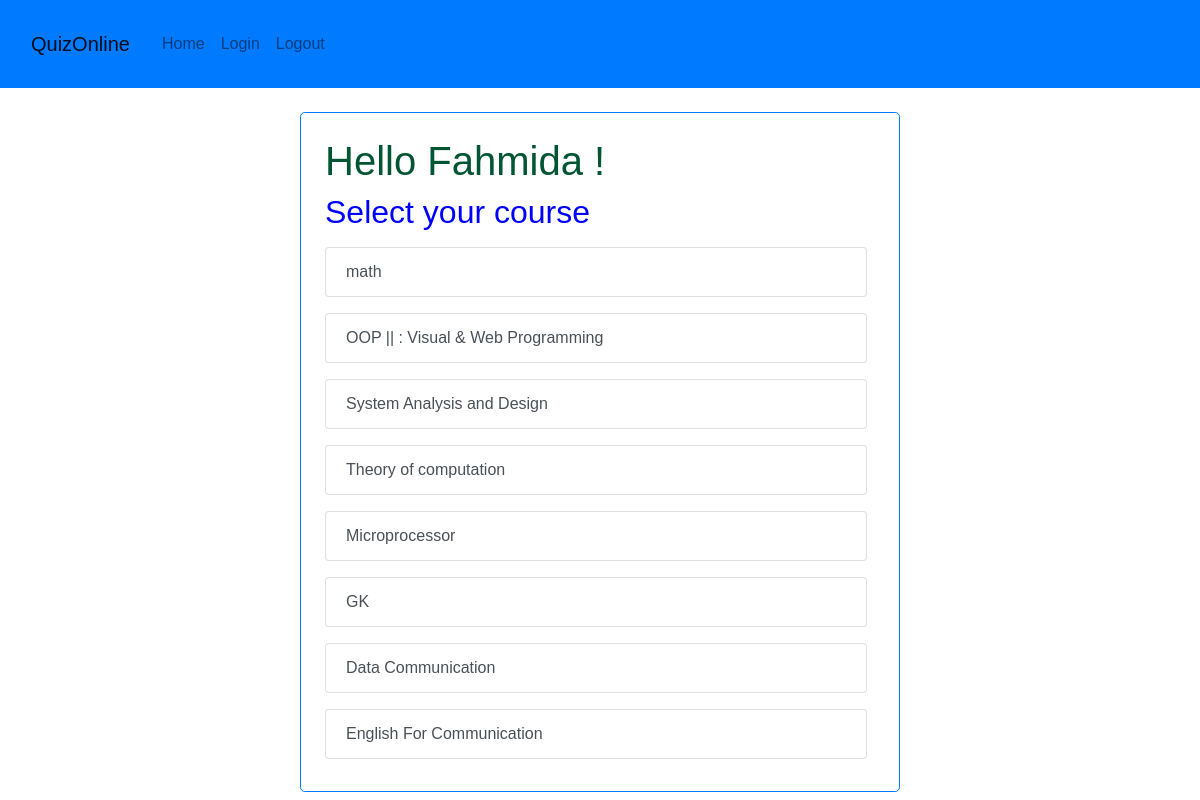
Screenshot of / (signed in) with the database file from the repository.
### questions/models.py (models this page shows, shortened)
class Course(models.Model):
    course_name = models.CharField(max_length=100)

### questions/views.py (the view)
# urls.py: path('', home, name="home"),
@login_required(login_url='/accounts/login')
def home(request):
    courses = Course.objects.all()
    context = {'courses': courses}
    return render(request, 'home.html', context)

### templates/home.html (shortened to what this page needs)
{% extends 'base.html' %}
{% load static %}
        {% block content %}
        <h1>
            Hello {{ user.username }} !
        </h1>
        <h2>
            Select your course
        </h2>
            {% for course in courses %}
                <div class = "list-group">
                    <a href="/{{course.id}}"  class="list-group-item list-group-item-action">{{ course.course_name }}</a>
                </div>
            {% endfor %}
        {% endblock %}

### static/styles.css (style rules this page uses)
* { box-sizing: border-box; color: blue; }
body { margin: 0; font-family: Arial, Helvetica, sans-serif; background-color: white; }
h1 { color: #005532; }
form, div { padding: 8px; }

### rows the page displays
Course: course_name "math"
Course: course_name "OOP || : Visual & Web Programming"
Course: course_name "System Analysis and Design"
Course: course_name "Theory of computation"
Course: course_name "Microprocessor"
Course: course_name "GK"
Course: course_name "Data Communication"
Course: course_name "English For Communication"

### other values shown
{{ user.username }} "Fahmida"
